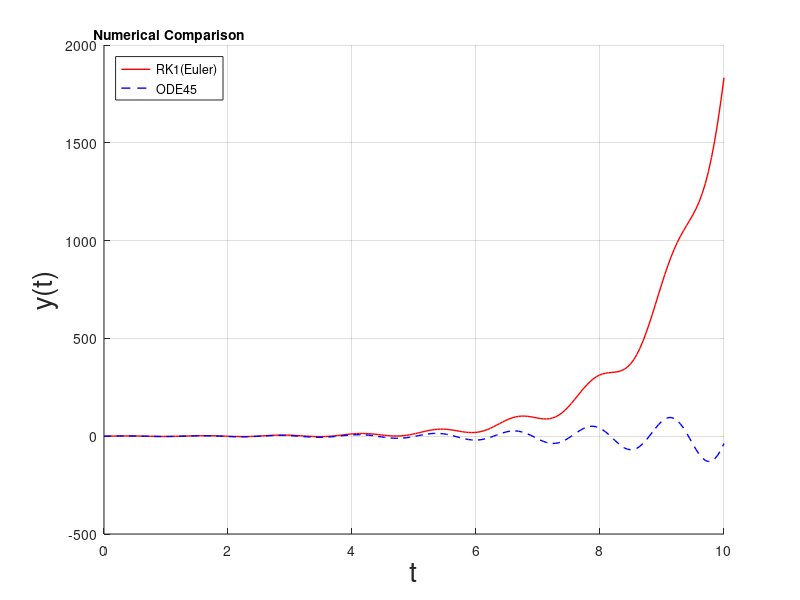

MATLAB code for this plot: (Note: this script raises an error after producing the figure.)
clear; clc; close all;
function res = A(t_n, y_n)
    res = f(t_n, y_n);
end
function res = y_n1(t_n, y_n, h)
    A_coeff = A(t_n, y_n);
    res = y_n + A_coeff * h ;
end
%------------------------------------%
% y' = f(t, y) for first order ode of the type
% y should be continous and smooth for all t !!!!!
function res = f(t, y)
%input your function here
    res = y - 0.5*exp(t/2)*sin(5*t) + 5*exp(t/2)*cos(5*t);
end
h = 0.05;
t_start = 0;
t_end = 10;
y0 = 0;
%------------------------------------%

t_span = abs(t_end - t_start);
n = t_span/h;
t = linspace(t_start, t_end, n);
y = zeros(1, n);
y(1) = y0;
for i = 1:n-1
    y(i+1) = y_n1(t(i), y(i), h);
end
hold on;
grid on;
plot(t, y, 'LineWidth', 1, 'LineStyle', '-', 'Color', 'r');

[t_matlab,y_matlab] = ode45(@(t, y) f(t, y), t, y(1));
plot(t_matlab, y_matlab, 'LineWidth', 1, 'LineStyle', '--', 'Color', 'b');

xlabel('t', 'FontSize', 20);
ylabel('y(t)', 'FontSize', 20);
lgd = legend('RK1(Euler)', 'ODE45', 'Location', 'northwest');
title(lgd,'Numerical Comparison');
fontsize(lgd, 15, 'points');

fgr = figure;
error_arr = zeros(1, n);
for i = 1:n
    error_arr(i) = abs(y_matlab(i) - y(i));
end
figure(fgr);
plot(t, error_arr, 'LineWidth', 2, 'Color', 'g');
xlabel('t', 'FontSize', 20);
ylabel('Error (t)', 'FontSize', 20);
title('Error between RK1 and ODE45', 'FontSize', 20);
grid on;
lgd = legend('Difference', 'Location', 'northwest');
title(lgd,'Error Estimation');
fontsize(lgd, 15, 'points');
